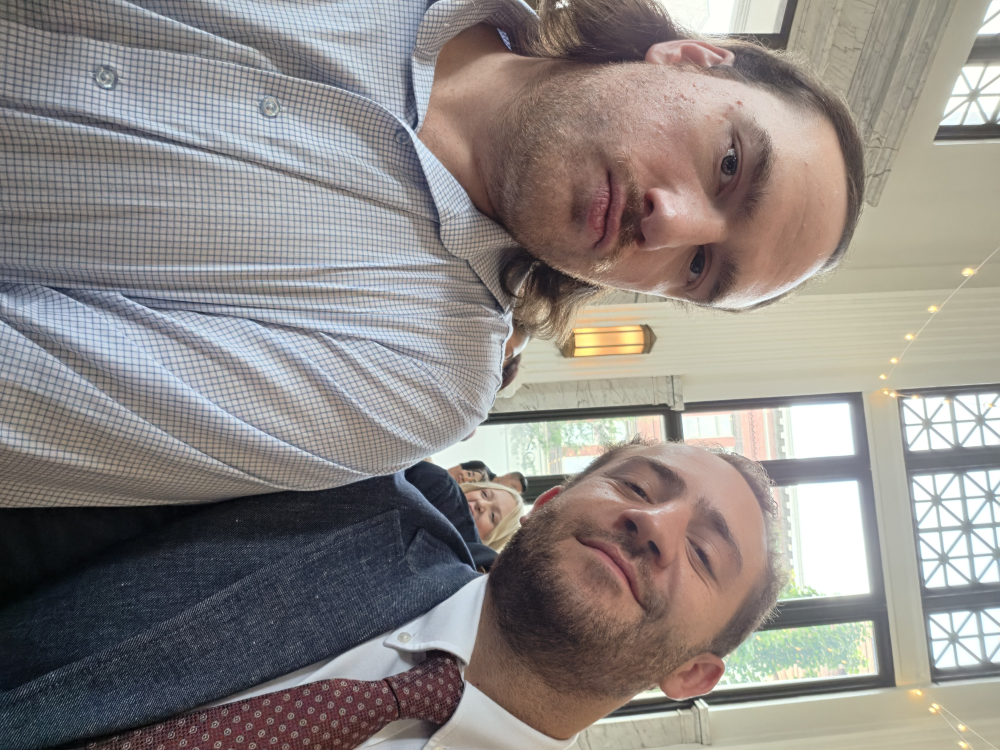
#> input picture content_creation/01_RAW_INBOX/20260711_162843.jpg, 4000 x 3000 px (shown at 1/4 size)
$ python -i artifact_generator.py   (imports and definitions only)
#> lines starting #> are read from the running program, lines starting #| are printed output that depends on the picture
from PIL import Image
Image.MAX_IMAGE_PIXELS = None
import os

def create_social_artifacts(base_image_path):
    """
    Takes the final unified_editor output and creates platform-specific crops.
    """
#> called with base_image_path = '../../01_RAW_INBOX/20260711_162843.jpg'
    img = Image.open(base_image_path)
#> img is the input picture: PIL image 4000x3000 RGB; mean R, G, B 141.3, 135.6, 132.3
    base_name = os.path.splitext(os.path.basename(base_image_path))[0]
    output_dir = os.path.dirname(base_image_path)

    artifacts = {}

    # Facebook Cover: 851x315
    fb_cover = img.resize((851, int(851 * img.height / img.width)))
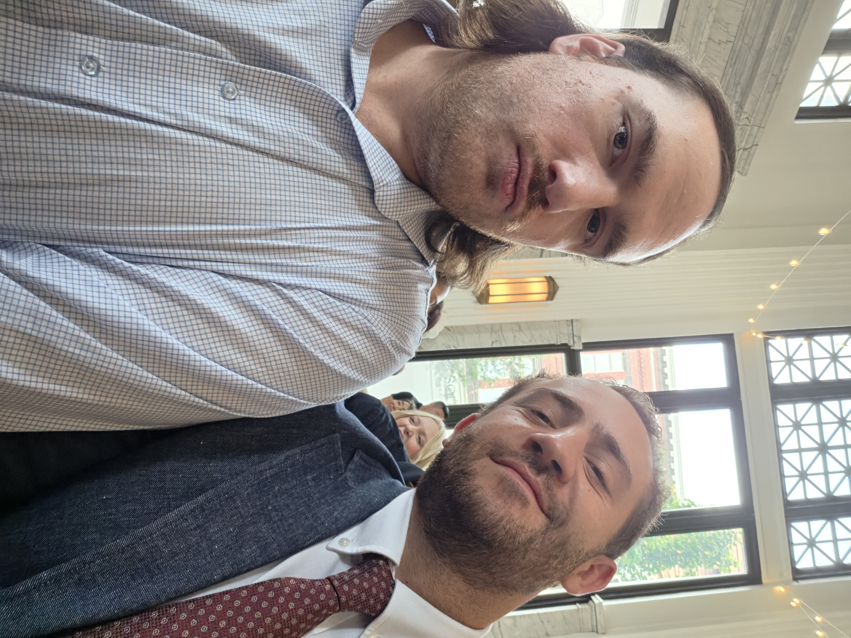
#> fb_cover: PIL image 851x638 RGB; mean R, G, B 141.3, 135.6, 132.3
    # Crop to exact height
    top = (fb_cover.height - 315) / 2
#> top = 161.5
    bottom = (fb_cover.height + 315) / 2
#> bottom = 476.5
    fb_cover = fb_cover.crop((0, top, 851, bottom))
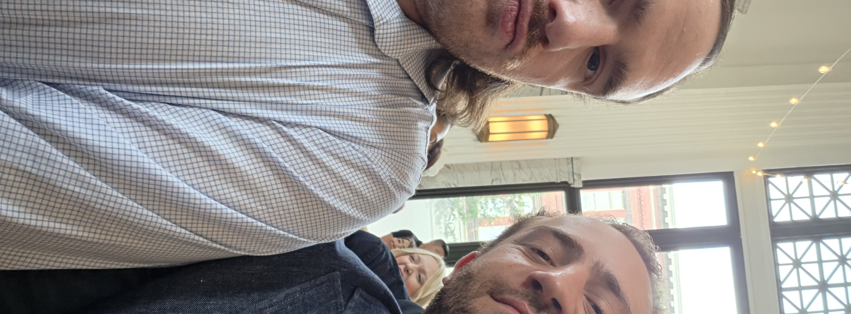
#> fb_cover: PIL image 851x314 RGB; mean R, G, B 151.5, 146.3, 142.2
    fb_path = os.path.join(output_dir, f"{base_name}_fb_cover.jpg")
    fb_cover.save(fb_path)
    artifacts['facebook'] = fb_path

    # YouTube Banner: 2560x1440
    yt_banner = img.resize((2560, int(2560 * img.height / img.width)))
    top = (yt_banner.height - 1440) / 2
#> top = 240
    bottom = (yt_banner.height + 1440) / 2
#> bottom = 1680
    yt_banner = yt_banner.crop((0, top, 2560, bottom))
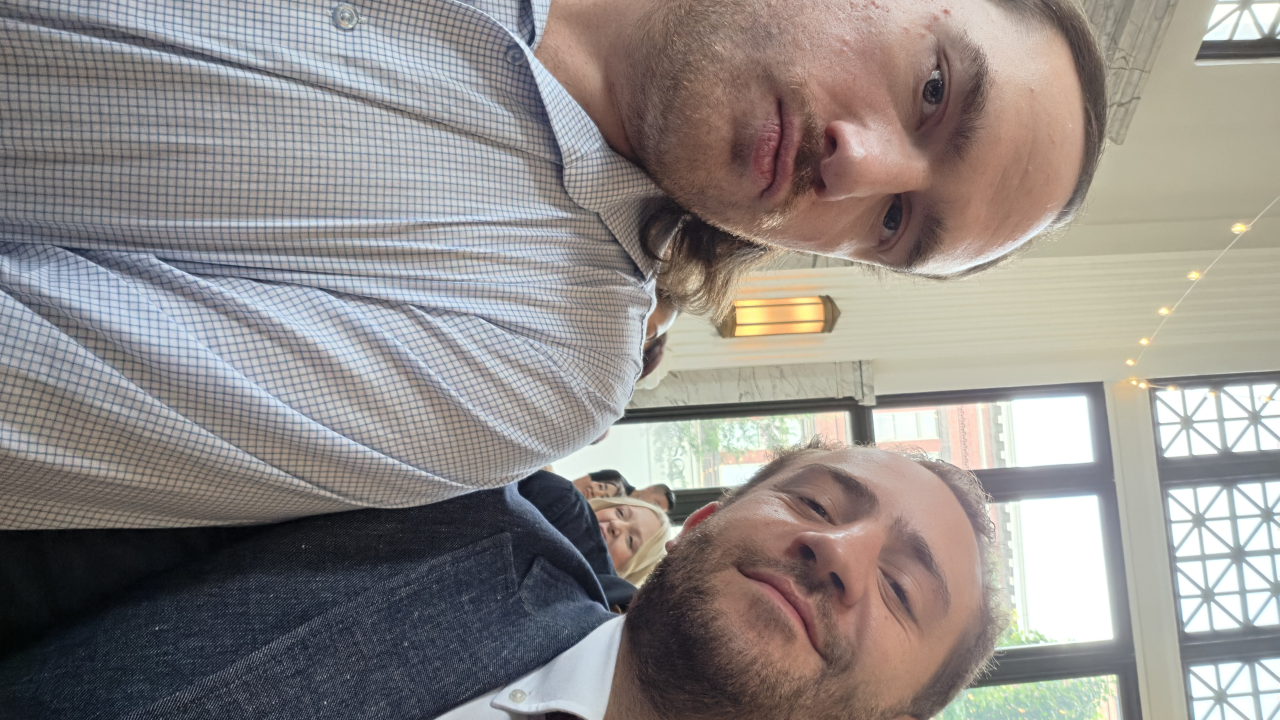
#> yt_banner: PIL image 2560x1440 RGB (shown at 1/2 size); mean R, G, B 143.5, 138.1, 135.1
    yt_path = os.path.join(output_dir, f"{base_name}_yt_banner.jpg")
    yt_banner.save(yt_path)
    artifacts['youtube'] = yt_path

    print(f"Generated Social Artifacts:")
    print(f"- Facebook Cover: {fb_path}")
    print(f"- YouTube Banner: {yt_path}")

    return artifacts

# [3 lines not run here, left out]

>>> result = create_social_artifacts('../../01_RAW_INBOX/20260711_162843.jpg')
